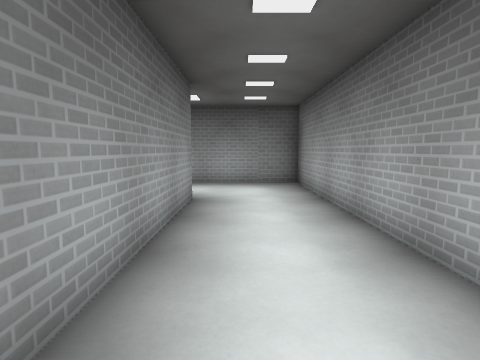
[1] (above)

19 first-person views from a walk through a level from a Godot 3-D game. The camera is 1.3 m above the floor, tilts 6° down and sees 80° across. The floor is counted in squares, 1 m on a side. Each view is taken from the middle of a square. On the plan, view 1 faces up. The plan holds only what a view shows up to about 13 squares ahead; the rest is blank. Surface patterns are stand-ins for the level's own textures.

[2]
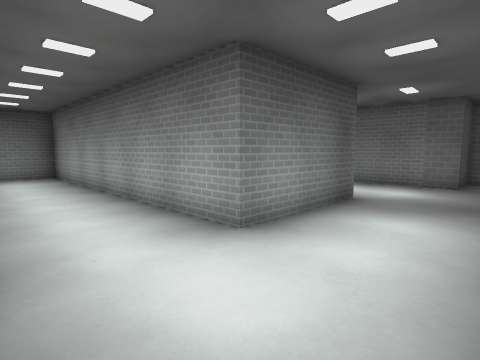

[3]
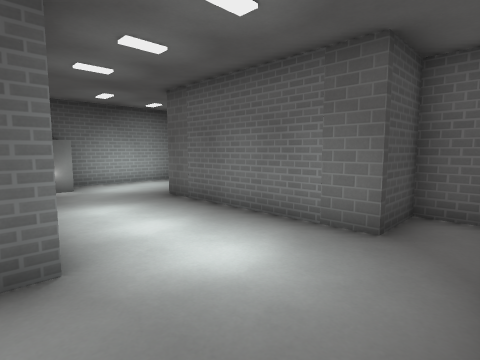

[4]
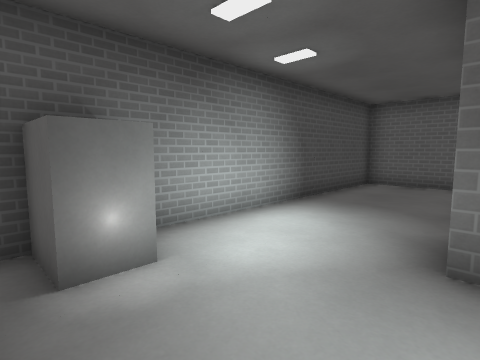

[5]
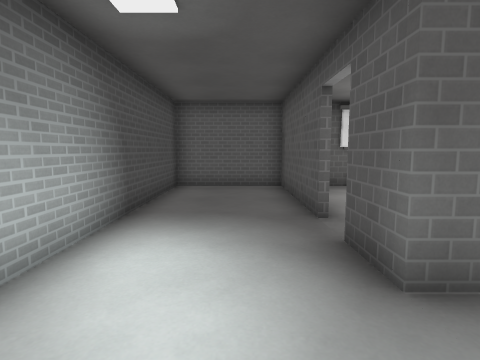

[6]
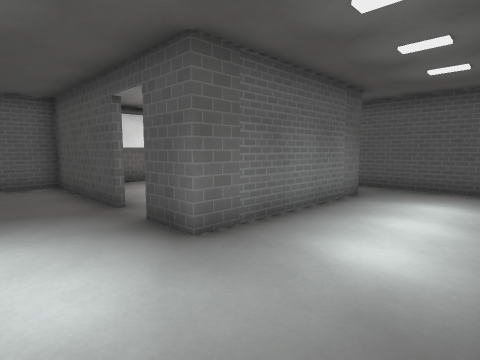

[7]
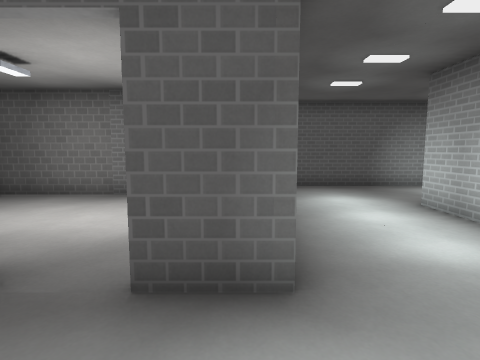

[8]
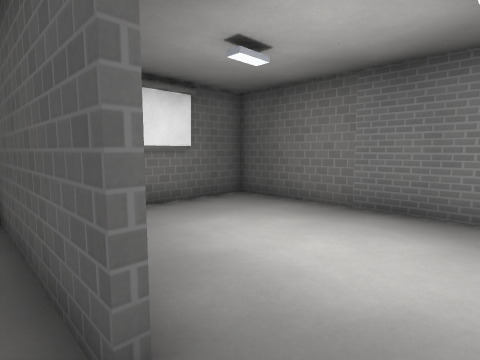

[9]
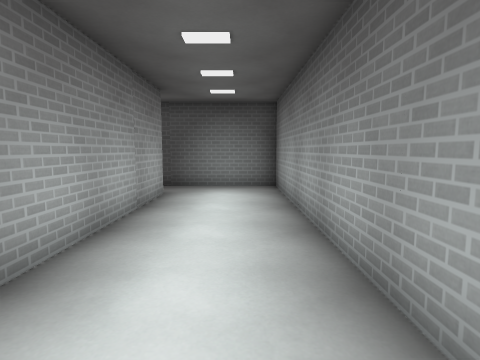

[10]
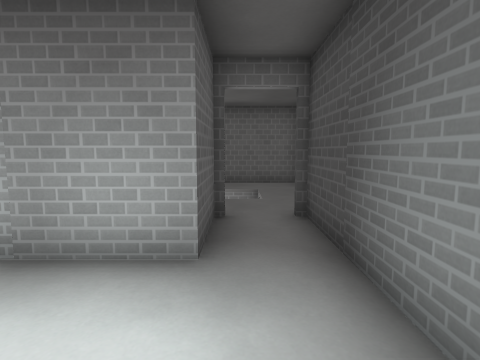

[11]
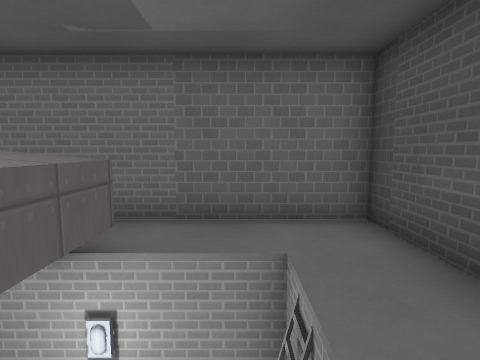

[12]
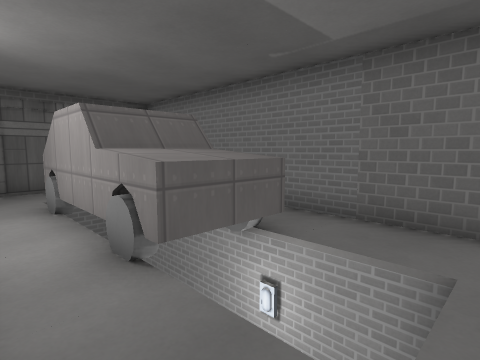

[13]
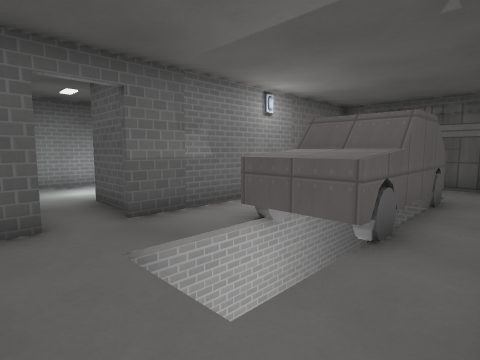

[14]
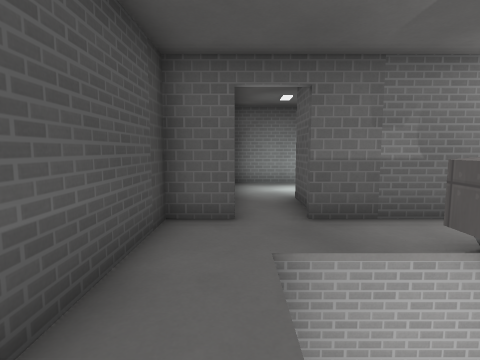

[15]
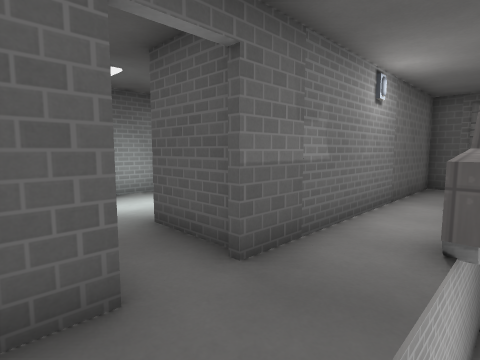

[16]
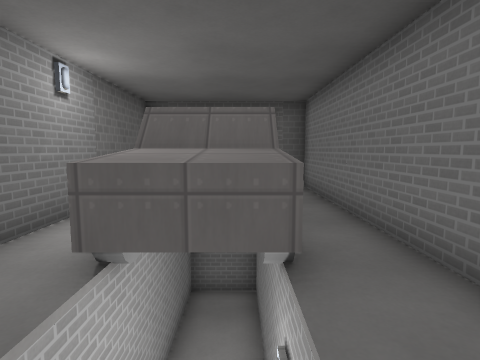

[17]
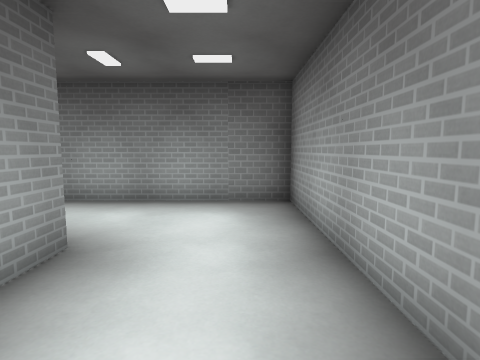

[18]
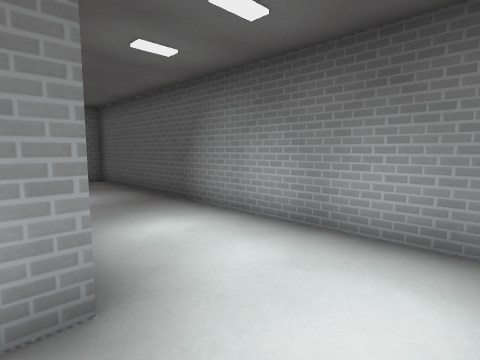

[19]
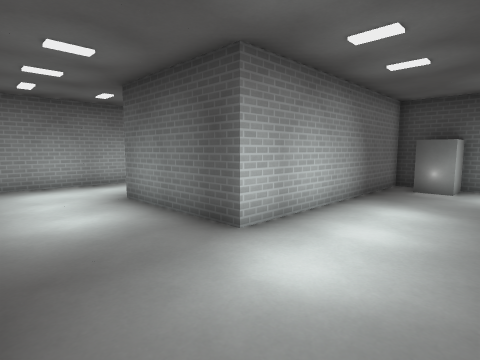

### Floor plan
Ten units are one square. View 1 is at (0, 0); x grows to the right and y downward. Boxes are objects, and circles mark ways between rooms. Rooms are numbered by the first view taken in them; rooms with no view inside come last. Other rooms are left out.
<svg viewBox="-178 -118 286 177">
<path fill="none" stroke="#000" d="M-124 -35 -173 -35 -173 3 -57 3 -57 -77 -13 -77 -13 43 26 43M23 25 23 -113 -113 -113 -113 -95 -95 -95 -95 -35 -110 -35M45 25 23 25M47 40 47 54 103 54 103 -62 95 -62M26 43 45 43M56 -62 47 -62 47 28M-113 -93 -173 -93 -173 -53"/>
<rect x="-75" y="-15" width="10" height="20" fill="#bbb"><title>other object</title></rect>
<rect x="55" y="-65" width="40" height="10" fill="#bbb"><title>gate</title></rect>
<rect x="65" y="-45" width="20" height="60" fill="#bbb"><title>car</title></rect>
<circle cx="35" cy="35" r="3" fill="#2a7"/>
<circle cx="-115" cy="-40" r="3" fill="#2a7"/>
<text x="-60" y="-40">1</text>
<text x="70" y="0">2</text>
<text x="-140" y="-70">3</text>
</svg>
Room 1 opens to room 2. Room 1 opens to room 3.

Where each view was taken, in squares from view 1:
view 1: 0 up, 0 right, facing up
view 2: 11 up, 2 right, facing down-left
view 3: 11 up, 5 left, facing down-left
view 4: 4 up, 6 left, facing down-left
view 5: 2 up, 7 left, facing left
view 6: 1 up, 6 left, facing up-left
view 7: 1 up, 10 left, facing up
view 8: 3 up, 11 left, facing up-left
view 9: 6 up, 0 right, facing down
view 10: 3 down, 1 left, facing right
view 11: 3 down, 5 right, facing right
view 12: 4 down, 5 right, facing up-right
view 13: 5 down, 10 right, facing up-left
view 14: 4 down, 10 right, facing left
view 15: 5 down, 7 right, facing up-left
view 16: 4 down, 8 right, facing up
view 17: 4 up, 1 right, facing up
view 18: 7 up, 1 right, facing up-left
view 19: 11 up, 9 left, facing down-right
